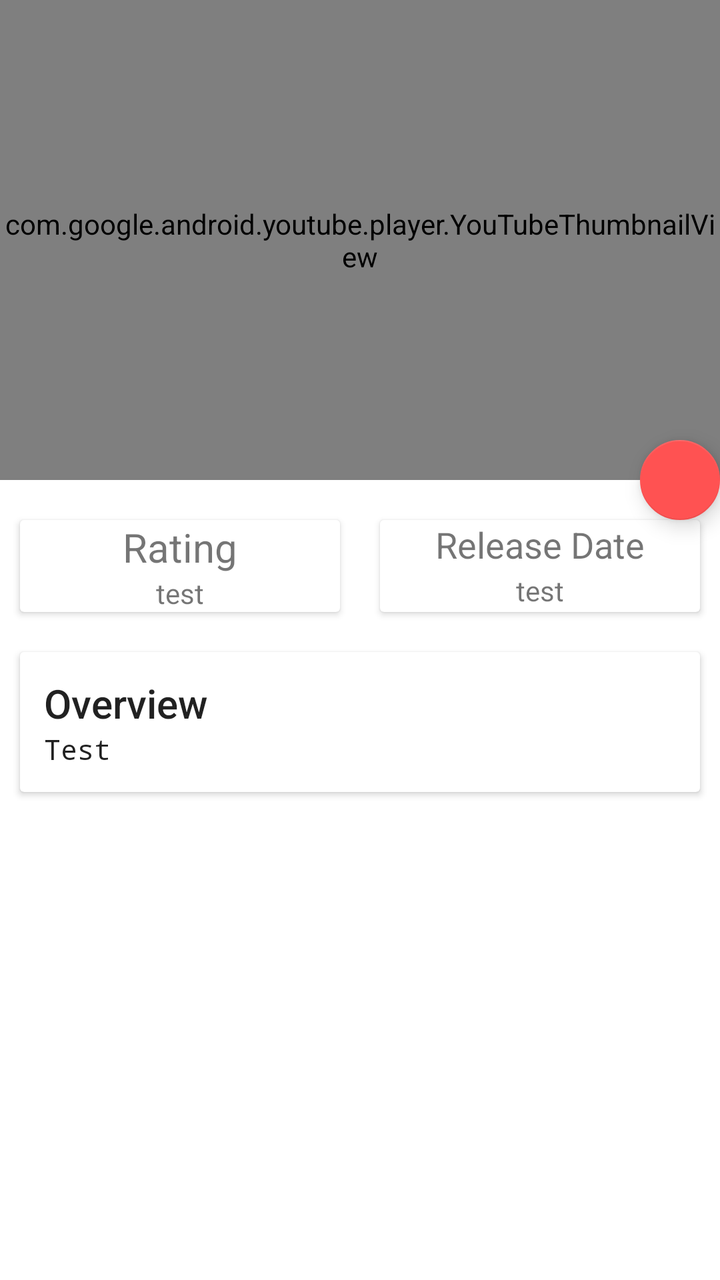
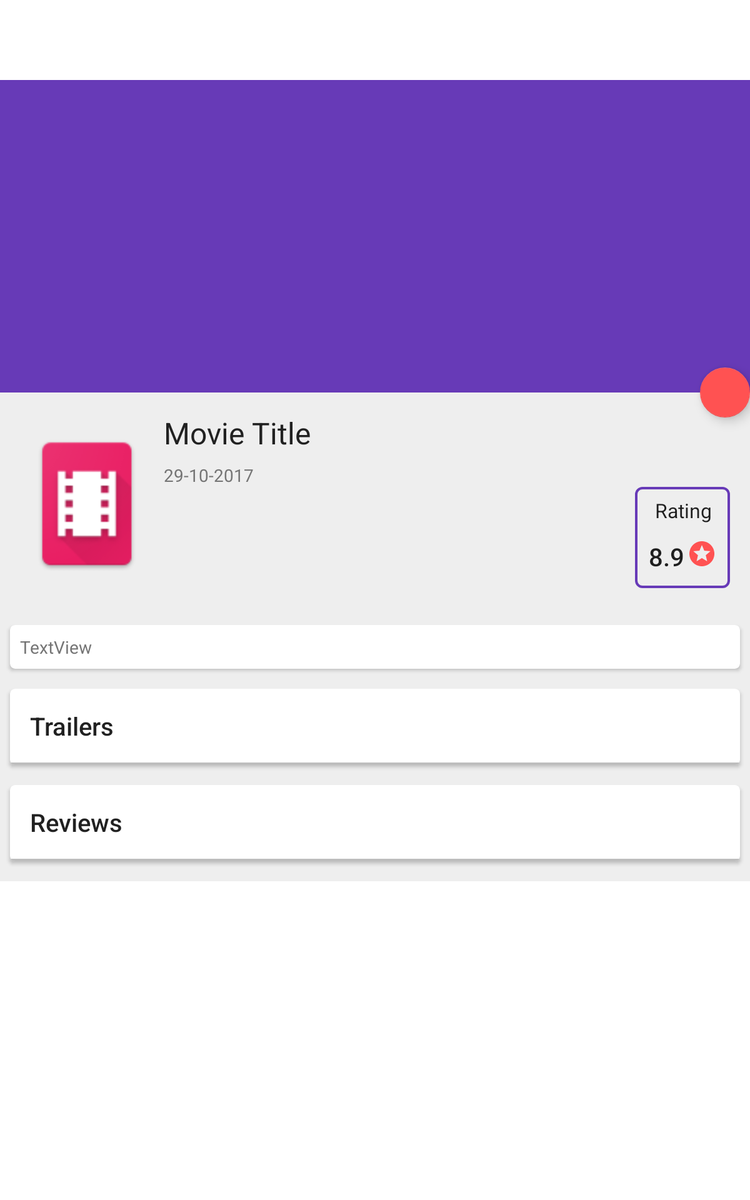

Two renders of one Android screen. The first uses the default layout on a phone; the second uses the alternative layout the repository ships for a different screen configuration, on a matching device. The two XML files are below.
<!-- AndroidManifest.xml: application theme AppTheme -->
<!-- res/layout/movie_detail_fragment.xml -->
<android.support.design.widget.CoordinatorLayout
    xmlns:android="http://schemas.android.com/apk/res/android"
    xmlns:app="http://schemas.android.com/apk/res-auto"
    android:layout_width="match_parent"
    android:layout_height="match_parent"
    android:background="@android:color/background_light"
    android:fitsSystemWindows="true"
    android:id="@+id/coordinator_layout_detail_fragment"
    >

    <android.support.design.widget.AppBarLayout
        android:id="@+id/appbar_layout"
        android:layout_width="match_parent"
        android:layout_height="240dp"
        android:theme="@style/AppTheme.AppBarOverlay"
        android:fitsSystemWindows="true"
        >

        <android.support.design.widget.CollapsingToolbarLayout
            android:id="@+id/collapsing_toolbar"
            android:layout_width="match_parent"
            android:layout_height="match_parent"
            app:layout_scrollFlags="scroll|exitUntilCollapsed"
            android:fitsSystemWindows="true"
            app:contentScrim="?attr/colorPrimary"
            app:expandedTitleMarginStart="48dp"
            app:expandedTitleMarginEnd="64dp">


            <com.google.android.youtube.player.YouTubeThumbnailView
                android:layout_width="match_parent"
                android:layout_height="match_parent"
                android:id="@+id/youtube_thumbnail"
                android:scaleType="fitXY"/>

            

            <android.support.v7.widget.Toolbar
                android:id="@+id/toolbar"
                android:layout_width="match_parent"
                android:layout_height="?attr/actionBarSize"
                app:popupTheme="@style/Base.ThemeOverlay.AppCompat.Dark"
                app:layout_collapseMode="pin"
                />
        </android.support.design.widget.CollapsingToolbarLayout>
    </android.support.design.widget.AppBarLayout>


    

    <android.support.v4.widget.NestedScrollView
        android:layout_width="match_parent"
        android:layout_height="match_parent"
        app:layout_behavior="@string/appbar_scrolling_view_behavior">

        <LinearLayout
            android:layout_width="match_parent"
            android:layout_height="match_parent"
            android:orientation="vertical"
            android:paddingTop="10dp">
            <LinearLayout
                android:layout_width="match_parent"
                android:layout_height="match_parent"
                android:orientation="horizontal">
                <android.support.v7.widget.CardView
                    xmlns:android="http://schemas.android.com/apk/res/android"
                    android:layout_width="match_parent"
                    android:layout_height="match_parent"
                    android:layout_weight="1"
                    android:layout_margin="10dp">

                    <LinearLayout android:layout_width="match_parent"
                        android:layout_height="match_parent"
                        android:orientation="vertical">

                        <TextView
                            android:layout_width="match_parent"
                            android:layout_height="wrap_content"
                            android:text="Rating"
                            android:textAlignment="center"
                            android:layout_weight="1"
                            android:textSize="20sp" />
                        <TextView
                            android:layout_width="match_parent"
                            android:layout_height="wrap_content"
                            android:id="@+id/userRatingDetail"
                            android:text="test"
                            android:textAlignment="center"
                            android:layout_weight="1"/>

                    </LinearLayout>
                </android.support.v7.widget.CardView>

                <android.support.v7.widget.CardView
                    android:layout_width="match_parent"
                    android:layout_height="match_parent"
                    android:layout_weight="1"
                    android:layout_margin="10dp">

                    <LinearLayout android:layout_width="match_parent"
                        android:layout_height="match_parent"
                        android:orientation="vertical">

                        <TextView
                            android:layout_width="match_parent"
                            android:layout_weight="1"
                            android:layout_height="wrap_content"
                            android:text="Release Date"
                            android:textAlignment="center"
                            android:textSize="18sp" />

                        <TextView
                            android:layout_width="match_parent"
                            android:layout_height="wrap_content"
                            android:id="@+id/releaseDate"
                            android:text="test"
                            android:layout_weight="1"
                            android:textAlignment="center"/>
                    </LinearLayout>

                </android.support.v7.widget.CardView>

            </LinearLayout>


            <android.support.v7.widget.CardView
                xmlns:android="http://schemas.android.com/apk/res/android"
                android:layout_width="match_parent"
                android:layout_height="wrap_content"
                android:layout_margin="10dp">

                <LinearLayout
                    android:layout_width="match_parent"
                    android:layout_height="wrap_content"
                    android:orientation="vertical"
                    android:padding="12dp">

                    <TextView
                        android:layout_width="match_parent"
                        android:layout_height="wrap_content"
                        android:text="Overview"
                        android:textAppearance="@style/TextAppearance.AppCompat.Title" />

                    <TextView
                        android:id="@+id/descriptionDetail"
                        android:layout_width="match_parent"
                        android:layout_height="wrap_content"
                        android:fontFamily="monospace"
                        android:text="Test"
                        android:textAppearance="@style/TextAppearance.AppCompat.Body1"
                        android:typeface="monospace" />

                </LinearLayout>

            </android.support.v7.widget.CardView>
        </LinearLayout>

    </android.support.v4.widget.NestedScrollView>

    <android.support.design.widget.FloatingActionButton
        android:id="@+id/floatingActionButton2"
        android:layout_width="wrap_content"
        android:layout_height="wrap_content"
        android:layout_margin="@dimen/fab_margin"
        android:clickable="true"
        app:fabSize="mini"
        app:layout_anchor="@id/appbar_layout"
        app:layout_anchorGravity="bottom|right|end"
        app:srcCompat="@drawable/ic_favorite_black_24dp" />
</android.support.design.widget.CoordinatorLayout>
<!-- resources referenced by this layout -->
<resources>
  <style name="AppTheme.AppBarOverlay" parent="ThemeOverlay.AppCompat.Dark.ActionBar" />
  <!-- from res/values-v21/ -->
  <style name="AppTheme" parent="Theme.AppCompat.Light.DarkActionBar">
          
          <item name="colorPrimary">@color/colorPrimary</item>
          <item name="colorPrimaryDark">@color/colorPrimaryDark</item>
          <item name="colorAccent">@color/colorAccent</item>
          <item name="android:windowContentTransitions">true</item>
      </style>
  <color name="colorPrimary">#673AB7</color>
  <color name="colorPrimaryDark">#512DA8</color>
  <color name="colorAccent">#FF5252</color>
</resources>
<!-- res/layout-sw600dp/movie_detail_fragment.xml (the repository's variant of the layout above) -->
<!-- drawn on a 7-inch tablet held upright -->
<layout xmlns:android="http://schemas.android.com/apk/res/android"
    xmlns:app="http://schemas.android.com/apk/res-auto"
    xmlns:tools="http://schemas.android.com/tools"
    >

    <android.support.design.widget.CoordinatorLayout
        android:layout_width="match_parent"
        android:layout_height="match_parent"
        android:background="@android:color/background_light"
        android:fitsSystemWindows="true"
        android:id="@+id/coordinator_layout_detail_fragment"
        android:paddingTop="?android:attr/actionBarSize"
        >

        <android.support.design.widget.AppBarLayout
            android:id="@+id/appbar_layout"
            android:layout_width="match_parent"
            android:layout_height="250dp"
            android:theme="@style/AppTheme.AppBarOverlay"
            android:fitsSystemWindows="true">

            <ImageView
                android:id="@+id/movie_cover"
                android:layout_width="match_parent"
                android:layout_height="match_parent"
                android:contentDescription="@string/movie_cover"
                android:scaleType="centerCrop" />

            <android.support.design.widget.CollapsingToolbarLayout
                android:id="@+id/collapsing_toolbar"
                android:layout_width="match_parent"
                android:layout_height="match_parent"
                android:fitsSystemWindows="true"
                app:contentScrim="?attr/colorPrimary"
                app:expandedTitleMarginEnd="64dp"
                app:expandedTitleMarginStart="48dp"
                app:layout_scrollFlags="scroll|exitUntilCollapsed"
                android:visibility="invisible">

                


            </android.support.design.widget.CollapsingToolbarLayout>
        </android.support.design.widget.AppBarLayout>


        

        <android.support.v4.widget.NestedScrollView
            android:id="@+id/nestedScrollView_DetailFragment"
            android:layout_width="match_parent"
            android:layout_height="match_parent"
            app:layout_behavior="@string/appbar_scrolling_view_behavior">

            <android.support.constraint.ConstraintLayout
                android:id="@+id/constraint_layout_detail_fragment"
                android:layout_width="match_parent"
                android:layout_height="wrap_content"
                android:background="#EEEEEE"
                android:focusableInTouchMode="true"
                android:orientation="vertical">

                <ImageView
                    android:id="@+id/posterDetail"
                    android:layout_width="107dp"
                    android:layout_height="162dp"
                    android:layout_marginLeft="16dp"
                    android:layout_marginStart="16dp"
                    android:layout_marginTop="8dp"
                    android:contentDescription="@string/movie_poster"
                    android:transitionName="moviePosterTransition"
                    app:layout_constraintLeft_toLeftOf="parent"
                    app:layout_constraintTop_toTopOf="parent"
                    app:srcCompat="@mipmap/ic_launcher" />

                <TextView
                    android:id="@+id/textViewMovieTitle"
                    android:layout_width="0dp"
                    android:layout_height="wrap_content"
                    android:layout_marginEnd="8dp"
                    android:layout_marginLeft="8dp"
                    android:layout_marginRight="8dp"
                    android:layout_marginStart="8dp"
                    android:layout_marginTop="16dp"
                    android:ellipsize="end"
                    android:text="Movie Title"
                    android:textAlignment="viewStart"
                    android:textAppearance="@style/TextAppearance.AppCompat.Headline"
                    android:textColor="@color/primary_text"
                    app:layout_constraintLeft_toRightOf="@+id/posterDetail"
                    app:layout_constraintRight_toRightOf="parent"
                    app:layout_constraintTop_toTopOf="parent"
                    tools:text="Movie Title" />

                <TextView
                    android:id="@+id/releaseDate"
                    android:layout_width="wrap_content"
                    android:layout_height="wrap_content"
                    android:layout_marginLeft="8dp"
                    android:layout_marginStart="8dp"
                    android:layout_marginTop="8dp"
                    android:text="29-10-2017"
                    android:textAppearance="@style/TextAppearance.AppCompat.Body1"
                    android:textColor="@color/secondary_text"
                    app:layout_constraintLeft_toRightOf="@+id/posterDetail"
                    app:layout_constraintTop_toBottomOf="@+id/textViewMovieTitle"
                    tools:text="29-10-2017" />

                <ImageView
                    android:id="@+id/imageView3"
                    android:layout_width="76dp"
                    android:layout_height="81dp"
                    android:layout_marginBottom="8dp"
                    android:layout_marginEnd="16dp"
                    android:layout_marginRight="16dp"
                    android:layout_marginTop="8dp"
                    android:contentDescription="@string/rating_star"
                    app:layout_constraintBottom_toTopOf="@+id/cardViewOverview"
                    app:layout_constraintRight_toRightOf="parent"
                    app:layout_constraintTop_toBottomOf="@+id/textViewMovieTitle"
                    app:layout_constraintVertical_bias="0.475"
                    app:srcCompat="@drawable/shape_rectangle_stroke"
                    tools:layout_editor_absoluteX="228dp" />

                <TextView
                    android:id="@+id/textView4"
                    android:layout_width="wrap_content"
                    android:layout_height="wrap_content"
                    android:layout_marginEnd="8dp"
                    android:layout_marginLeft="8dp"
                    android:layout_marginRight="8dp"
                    android:layout_marginStart="8dp"
                    android:layout_marginTop="8dp"
                    android:contentDescription="@string/rating"
                    android:text="@string/rating"
                    android:textAlignment="center"
                    android:textAppearance="@style/TextAppearance.AppCompat.Subhead"
                    app:layout_constraintHorizontal_bias="0.538"
                    app:layout_constraintLeft_toLeftOf="@+id/imageView3"
                    app:layout_constraintRight_toRightOf="@+id/imageView3"
                    app:layout_constraintTop_toTopOf="@+id/imageView3" />

                <TextView
                    android:id="@+id/userRatingDetail"
                    android:layout_width="wrap_content"
                    android:layout_height="23dp"
                    android:layout_marginBottom="8dp"
                    android:layout_marginEnd="8dp"
                    android:layout_marginLeft="8dp"
                    android:layout_marginRight="8dp"
                    android:layout_marginStart="8dp"
                    android:layout_marginTop="26dp"
                    android:drawableEnd="@drawable/ic_stars_black_18px"
                    android:drawablePadding="2dp"
                    android:gravity="center_vertical"
                    android:text="TextView"
                    android:textAppearance="@style/TextAppearance.AppCompat.Title"
                    app:layout_constraintBottom_toBottomOf="@+id/imageView3"
                    app:layout_constraintHorizontal_bias="0.529"
                    app:layout_constraintLeft_toLeftOf="@+id/imageView3"
                    app:layout_constraintRight_toRightOf="@+id/imageView3"
                    app:layout_constraintTop_toTopOf="@+id/textView4"
                    tools:layout_constraintBottom_creator="1"
                    tools:layout_constraintTop_creator="1"
                    tools:text="8.9" />

                <android.support.v7.widget.CardView
                    android:id="@+id/cardViewOverview"
                    android:layout_width="0dp"
                    android:layout_height="wrap_content"
                    android:layout_marginEnd="8dp"
                    android:layout_marginLeft="8dp"
                    android:layout_marginRight="8dp"
                    android:layout_marginStart="8dp"
                    android:layout_marginTop="16dp"
                    app:cardCornerRadius="4dp"
                    app:cardElevation="2dp"
                    app:contentPadding="8dp"
                    app:layout_constraintLeft_toLeftOf="parent"
                    app:layout_constraintRight_toRightOf="parent"
                    app:layout_constraintTop_toBottomOf="@+id/posterDetail">

                    <TextView
                        android:id="@+id/descriptionDetail"
                        android:layout_width="wrap_content"
                        android:layout_height="wrap_content"
                        android:text="TextView"
                        android:textAppearance="@style/TextAppearance.AppCompat.Body1"
                        android:textColor="@color/secondary_text" />
                </android.support.v7.widget.CardView>

                <android.support.v7.widget.CardView
                    android:id="@+id/cardViewTrailers"
                    android:layout_width="0dp"
                    android:layout_height="wrap_content"
                    android:layout_marginEnd="8dp"
                    android:layout_marginLeft="8dp"
                    android:layout_marginRight="8dp"
                    android:layout_marginStart="8dp"
                    android:layout_marginTop="16dp"
                    app:cardCornerRadius="4dp"
                    app:cardElevation="2dp"
                    app:layout_constraintHorizontal_bias="0.0"
                    app:layout_constraintLeft_toLeftOf="parent"
                    app:layout_constraintRight_toRightOf="parent"
                    app:layout_constraintTop_toBottomOf="@+id/cardViewOverview"
                    tools:layout_constraintLeft_creator="1"
                    tools:layout_constraintRight_creator="1">

                    <LinearLayout
                        android:layout_width="match_parent"
                        android:layout_height="match_parent"
                        android:orientation="vertical">

                        <TextView
                            android:id="@+id/textView5"
                            style="@style/cardViewTitleStyle"
                            android:layout_width="match_parent"
                            android:layout_height="wrap_content"
                            android:text="@string/trailers"
                            android:textAppearance="@style/TextAppearance.AppCompat.Title"
                            tools:text="Trailers" />

                        <View
                            android:id="@+id/divider_trailers"
                            id="@+id/viewRect"
                            layout_width="match_parent"
                            android:layout_width="match_parent"
                            android:layout_height="2dp"
                            android:background="@color/divider" />

                        <TextView
                            android:id="@+id/textViewNoAvailableTrailers"
                            android:layout_width="match_parent"
                            android:layout_height="wrap_content"
                            android:layout_margin="8dp"
                            android:text="There are no available trailers."
                            android:textAlignment="center"
                            android:textAppearance="@style/TextAppearance.AppCompat.Body1"
                            android:textColor="@color/secondary_text"
                            android:visibility="gone" />

                        <android.support.v7.widget.RecyclerView
                            android:id="@+id/recycler_view_more_trailers"
                            android:layout_width="wrap_content"
                            android:layout_height="match_parent"
                            android:background="#fff"
                            android:nestedScrollingEnabled="false" />
                    </LinearLayout>
                </android.support.v7.widget.CardView>

                <android.support.v7.widget.CardView
                    android:id="@+id/cardViewReviews"
                    android:layout_width="0dp"
                    android:layout_height="wrap_content"
                    android:layout_marginBottom="16dp"
                    android:layout_marginEnd="8dp"
                    android:layout_marginRight="8dp"
                    android:layout_marginTop="16dp"
                    app:cardCornerRadius="4dp"
                    app:cardElevation="2dp"
                    app:layout_constraintBottom_toBottomOf="parent"
                    app:layout_constraintHorizontal_bias="0.0"
                    app:layout_constraintLeft_toLeftOf="@+id/cardViewTrailers"
                    app:layout_constraintRight_toRightOf="parent"
                    app:layout_constraintTop_toBottomOf="@+id/cardViewTrailers"
                    tools:layout_constraintLeft_creator="1">

                    <LinearLayout
                        android:layout_width="match_parent"
                        android:layout_height="match_parent"
                        android:orientation="vertical">

                        <TextView
                            android:id="@+id/textViewReviews"
                            style="@style/cardViewTitleStyle"
                            android:layout_width="match_parent"
                            android:layout_height="wrap_content"
                            android:text="@string/reviews"
                            android:textAppearance="@style/TextAppearance.AppCompat.Title" />

                        <View
                            id="@+id/viewRect2"
                            layout_width="match_parent"
                            android:layout_width="match_parent"
                            android:layout_height="2dp"
                            android:background="@color/divider" />

                        <TextView
                            android:id="@+id/textViewNoAvailableReviews"
                            android:layout_width="match_parent"
                            android:layout_height="wrap_content"
                            android:layout_margin="8dp"
                            android:text="There are no reviews yet."
                            android:textAlignment="center"
                            android:textAppearance="@style/TextAppearance.AppCompat.Body1"
                            android:textColor="@color/secondary_text"
                            android:visibility="gone" />

                        <android.support.v7.widget.RecyclerView
                            android:id="@+id/recycler_view_reviews"
                            android:layout_width="match_parent"
                            android:layout_height="match_parent"
                            android:nestedScrollingEnabled="false" />
                    </LinearLayout>
                </android.support.v7.widget.CardView>

            </android.support.constraint.ConstraintLayout>
        </android.support.v4.widget.NestedScrollView>

        <android.support.design.widget.FloatingActionButton
            android:id="@+id/floatingActionButton"
            android:layout_width="wrap_content"
            android:layout_height="wrap_content"
            android:layout_margin="@dimen/fab_margin"
            android:clickable="true"
            android:tint="@color/icons"
            app:backgroundTint="@color/colorAccent"
            app:fabSize="mini"
            app:layout_anchor="@id/movie_cover"
            app:layout_anchorGravity="bottom|right|end"
            app:srcCompat="@drawable/ic_favorite_black_24dp" />

    </android.support.design.widget.CoordinatorLayout>
</layout>
<!-- resources referenced by the variant -->
<!-- as a 7-inch tablet held upright resolves them -->
<resources>
  <color name="colorAccent">#FF5252</color>
  <color name="divider">#BDBDBD</color>
  <color name="icons">#FFFFFF</color>
  <color name="primary_text">#212121</color>
  <color name="secondary_text">#757575</color>
  <!-- drawable ic_stars_black_18px (drawable) -->
  <vector android:height="24dp" android:viewportHeight="24.0"
      android:viewportWidth="24.0" android:width="24dp" xmlns:android="http://schemas.android.com/apk/res/android">
      <path android:fillColor="@color/colorAccent" android:pathData="M11.99,2C6.47,2 2,6.48 2,12s4.47,10 9.99,10C17.52,22 22,17.52 22,12S17.52,2 11.99,2zM16.23,18L12,15.45 7.77,18l1.12,-4.81 -3.73,-3.23 4.92,-0.42L12,5l1.92,4.53 4.92,0.42 -3.73,3.23L16.23,18z"/>
  </vector>
  <!-- drawable shape_rectangle_stroke (drawable) -->
  <?xml version="1.0" encoding="utf-8"?>
  <shape xmlns:android="http://schemas.android.com/apk/res/android" android:id="@+id/rectangle">
      <stroke android:width="2dp" android:color="@color/colorPrimary" />
      <corners android:radius="5dp" />
  </shape>
  <!-- mipmap ic_launcher: png bitmap (mipmap-hdpi, 3357 bytes) -->
  <string name="movie_cover" translatable="true">Movie cover</string>
  <string name="movie_poster" translatable="true">Movie poster</string>
  <string name="rating" translatable="true">Rating</string>
  <string name="rating_star" translatable="true">Rating</string>
  <string name="reviews" translatable="true">Reviews</string>
  <string name="trailers">Trailers</string>
  <style name="AppTheme.AppBarOverlay" parent="ThemeOverlay.AppCompat.Dark.ActionBar" />
  <style name="cardViewTitleStyle">
      <item name="android:padding">16dp</item>
      <item name="android:textColor">@color/primary_text</item>
  </style>
  <!-- from res/values-v21/ -->
  <style name="AppTheme" parent="Theme.AppCompat.Light.DarkActionBar">
          
          <item name="colorPrimary">@color/colorPrimary</item>
          <item name="colorPrimaryDark">@color/colorPrimaryDark</item>
          <item name="colorAccent">@color/colorAccent</item>
          <item name="android:windowContentTransitions">true</item>
      </style>
  <color name="colorPrimary">#673AB7</color>
  <color name="colorPrimaryDark">#512DA8</color>
</resources>
